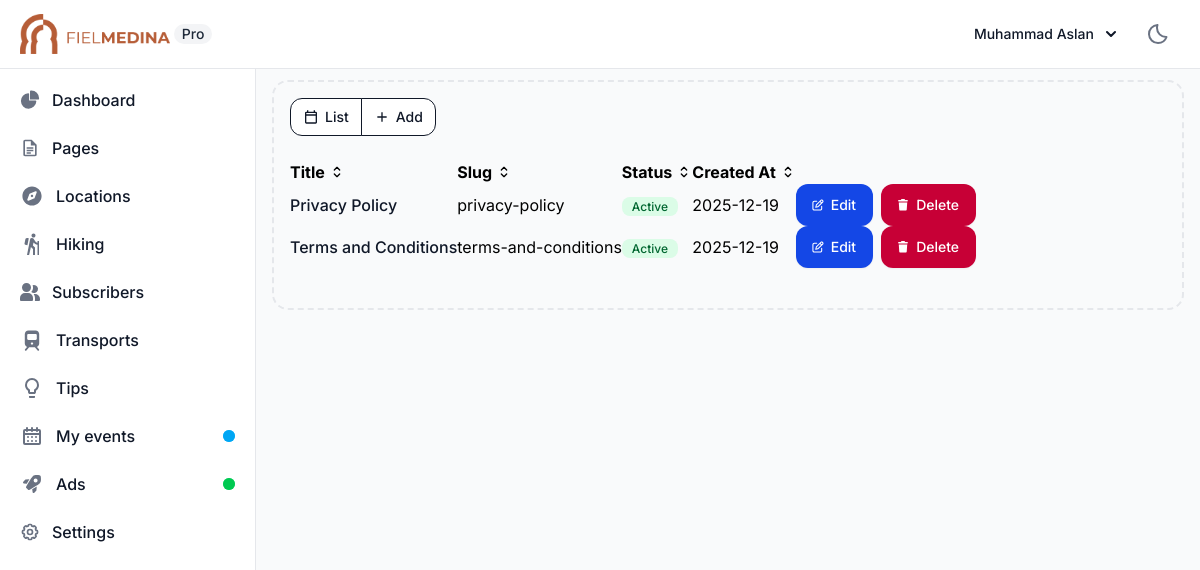
The app's page /pages/ (signed in) with its own data.
### shared/models.py (models this page shows, shortened)
class Page(models.Model):
    slug = models.SlugField(unique=True, verbose_name=_("URL Slug"))
    is_active = models.BooleanField(default=True, verbose_name=_("Active"))
    created_at = models.DateTimeField(auto_now_add=True)
    updated_at = models.DateTimeField(auto_now=True)
    title = models.CharField(max_length=255, verbose_name=_("Title"))
    content = HTMLField(verbose_name=_("Content"))
    class Meta:
        verbose_name = _("Page")
        verbose_name_plural = _("Pages")
        ordering = ["slug"]

### shared/views.py (the view)
# urls.py: path("pages/", PageListView.as_view(), name="pageList"),
class PageListView(LoginRequiredMixin, ListView):
    model = Page
    template_name = "guard/views/pages/list.html"
    context_object_name = "pages"
    paginate_by = 10
    ordering = ["slug"]

### guard/templates/guard/views/pages/list.html (shortened to what this page needs)
{% extends 'guard/base/index.html' %}
{% load static i18n %}
{% block body %}
   <div class="inline-flex rounded-base -space-x-px" role="group">
      <a href="{% url 'shared:pageList' %}" class="inline-flex items-center text-heading bg-neutral-primary border border-dark-strong hover:bg-dark hover:text-white focus:ring-3 focus:ring-neutral-tertiary-soft font-medium leading-5 rounded-s-base text-sm px-3 py-2 focus:outline-none">
         {% trans "List" %}
      </a>
      <a href="{% url 'shared:page_create' %}" class="inline-flex items-center text-heading bg-neutral-primary border border-dark-strong hover:bg-dark hover:text-white focus:ring-3 focus:ring-neutral-tertiary-soft font-medium leading-5 rounded-e-base text-sm px-3 py-2 focus:outline-none">
         <svg class="w-4 h-4 me-1.5" xmlns="http://www.w3.org/2000/svg" height="24px" viewBox="0 -960 960 960" width="24px" fill="currentColor"><path d="M440-440H200v-80h240v-240h80v240h240v80H520v240h-80v-240Z"/></svg>
         {% trans "Add" %}
      </a>
   </div>
   <div class="container py-6">
      <table id="page-list">
         <thead>
            <tr>
                  <th>
                     <span class="flex items-center">
                        {% trans "Title" %}
                        <svg class="w-4 h-4 ms-1" aria-hidden="true" xmlns="http://www.w3.org/2000/svg" width="24" height="24" fill="none" viewBox="0 0 24 24">
                              <path stroke="currentColor" stroke-linecap="round" stroke-linejoin="round" stroke-width="2" d="m8 15 4 4 4-4m0-6-4-4-4 4"/>
                        </svg>
                     </span>
                  </th>
                  <th>
                     <span class="flex items-center">
                        {% trans "Slug" %}
                        <svg class="w-4 h-4 ms-1" aria-hidden="true" xmlns="http://www.w3.org/2000/svg" width="24" height="24" fill="none" viewBox="0 0 24 24">
                              <path stroke="currentColor" stroke-linecap="round" stroke-linejoin="round" stroke-width="2" d="m8 15 4 4 4-4m0-6-4-4-4 4"/>
                        </svg>
                     </span>
                  </th>
                  <th>
                     <span class="flex items-center">
                        {% trans "Status" %}
                        <svg class="w-4 h-4 ms-1" aria-hidden="true" xmlns="http://www.w3.org/2000/svg" width="24" height="24" fill="none" viewBox="0 0 24 24">
                              <path stroke="currentColor" stroke-linecap="round" stroke-linejoin="round" stroke-width="2" d="m8 15 4 4 4-4m0-6-4-4-4 4"/>
                        </svg>
                     </span>
                  </th>
                  <th>
                     <span class="flex items-center">
                        {% trans "Created At" %}
                        <svg class="w-4 h-4 ms-1" aria-hidden="true" xmlns="http://www.w3.org/2000/svg" width="24" height="24" fill="none" viewBox="0 0 24 24">
                              <path stroke="currentColor" stroke-linecap="round" stroke-linejoin="round" stroke-width="2" d="m8 15 4 4 4-4m0-6-4-4-4 4"/>
                        </svg>
                     </span>
                  </th>
                  <th></th>
            </tr>
         </thead>
         <tbody>
            {% for data in pages %}
               <tr>
                     <td class="font-medium text-heading whitespace-nowrap">{{ data.title }}</td>
                     <td>{{ data.slug }}</td>
                     <td>
                        {% if data.is_active %}
                           <span class="bg-green-100 text-green-800 text-xs font-medium px-2.5 py-0.5 rounded dark:bg-green-900 dark:text-green-300">{% trans "Active" %}</span>
                        {% else %}
                           <span class="bg-red-100 text-red-800 text-xs font-medium px-2.5 py-0.5 rounded dark:bg-red-900 dark:text-red-300">{% trans "Inactive" %}</span>
                        {% endif %}
                     </td>
                     <td>{{ data.created_at|date:"Y-m-d" }}</td>
                     <td>
                        <div class="flex items-center gap-2">
                           <a href="{% url 'shared:page_update' data.id %}" class="inline-flex items-center text-white bg-brand box-border border border-transparent hover:bg-brand-strong focus:ring-4 focus:ring-brand-medium shadow-xs font-medium leading-5 rounded-base text-sm px-4 py-2.5 focus:outline-none">
                              {% trans "Edit" %}
                           </a>
                           <button data-modal-target="confirm-modal{{ data.id }}" data-modal-toggle="confirm-modal{{ data.id }}" class="inline-flex items-center text-white bg-danger box-border border border-transparent hover:bg-danger-strong focus:ring-4 focus:ring-danger-medium shadow-xs font-medium leading-5 rounded-base text-sm px-4 py-2.5 focus:outline-none">
                              {% trans "Delete" %}
                           </button>
                        </div>
                     </td>
               </tr>
            {% endfor %}
         </tbody>
      </table>
   </div>
{% endblock body %}

### guard/templates/guard/base/topBar.html (shortened to what this page needs)
{% load static i18n %}
<nav class="fixed top-0 z-50 w-full bg-white border-b border-gray-200 dark:bg-gray-800 dark:border-gray-700">
  <div class="px-3 py-3 lg:px-5 lg:pl-3">
    <div class="flex items-center justify-between">
      <div class="flex items-center justify-start rtl:justify-end">
        <a href="{% url 'guard:dashboard' %}" class="flex ms-2 md:me-24">
          <img src="{% static 'logo.png' %}" class="h-10 -me-2" alt="FielMedina Logo" />
          <span
            class="self-center px-2 ms-3 text-sm font-medium text-gray-800 bg-gray-100 rounded-full dark:bg-gray-700 dark:text-gray-300">Pro</span>
        </a>
      </div>
      <div class="flex items-center">
        <div class="flex items-center ms-3">
          <div>
            <button type="button"
              class="flex items-center text-sm pe-1 font-medium text-gray-900 rounded-full hover:text-blue-900 dark:hover:text-blue-500 md:me-0 focus:ring-4 focus:ring-gray-100 dark:focus:ring-gray-700 dark:text-white"
              aria-expanded="false" data-dropdown-toggle="dropdown-user">
              <svg width="32" height="32" data-jdenticon-value="{{ user.get_full_name }}" class="w-8 h-8 md:me-2 rounded-full"></svg>
              <div class="hidden md:block">{{ user.get_full_name }}</div>
              <svg class="w-2.5 h-2.5 ms-3" aria-hidden="true" xmlns="http://www.w3.org/2000/svg" fill="none" viewBox="0 0 10 6">
              <path stroke="currentColor" stroke-linecap="round" stroke-linejoin="round" stroke-width="2" d="m1 1 4 4 4-4"/>
              </svg>
            </button>
          </div>
          <button id="theme-toggle" type="button" class="ml-4 text-gray-500 dark:text-gray-400 hover:bg-gray-100 dark:hover:bg-gray-700 focus:outline-none focus:ring-4 focus:ring-gray-200 dark:focus:ring-gray-700 rounded-lg text-sm p-2.5">
          </button>
        </div>
      </div>
    </div>
  </div>
</nav>

### records on screen
Page: title "Privacy Policy", slug "privacy-policy", created_at "2025-12-19"
Page: title "Terms and Conditions", slug "terms-and-conditions", created_at "2025-12-19"

### other values on screen
{{ user.get_full_name }} "Muhammad Aslan"
